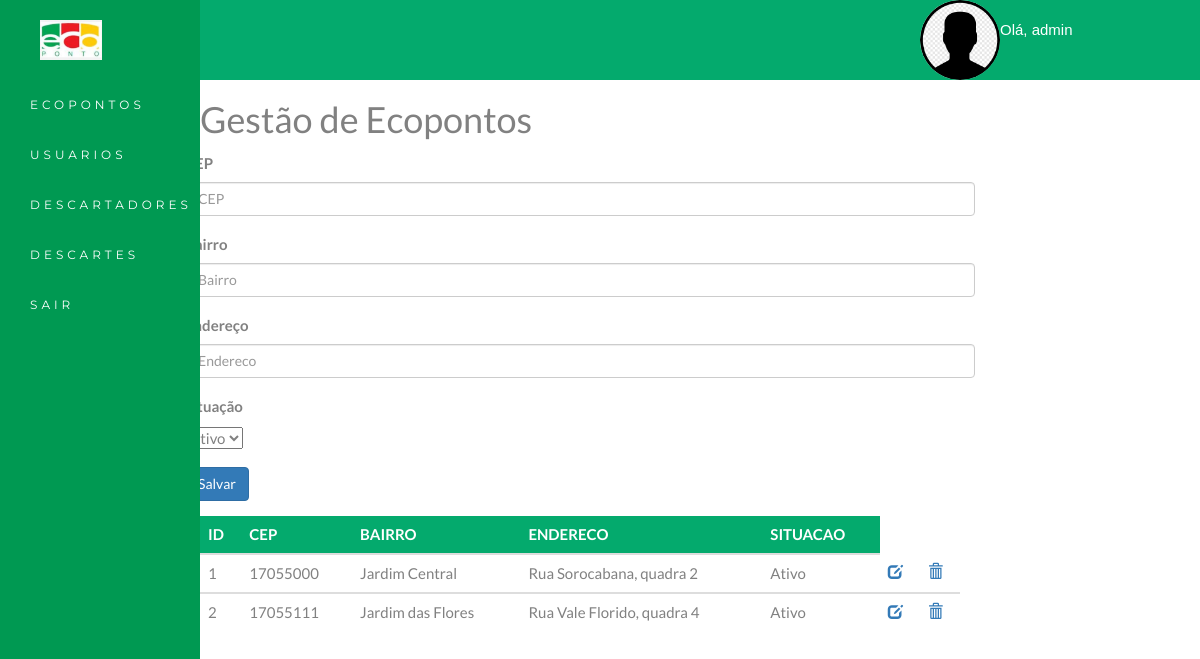
Screenshot of /ecopontos/ (signed in) with the database file from the repository.
### ecopontos/models.py (models this page shows)
class Ecopontos(models.Model):
    cep = models.CharField(default='-', max_length=20)
    bairro = models.CharField(default='-', max_length=20)
    endereco = models.CharField(default='-', max_length=30)
    situacao = models.CharField(default='-', max_length=10)

### ecopontos/views.py (the view)
# urls.py: path('', home, name="home-descartadores"),
@login_required
def home(request):
    user = request.user.username
    vecopontos = Ecopontos.objects.all()
    return render(request, "ecopontos.html", {"ecopontos": vecopontos, "username": user})

### ecopontos/templates/ecopontos.html (shortened to what this page needs)
<!DOCTYPE html>
{% load static %}
<html lang="en">
<head>
    <link rel="stylesheet" href="https://maxcdn.bootstrapcdn.com/bootstrap/3.4.1/css/bootstrap.min.css">
    <link rel="stylesheet" href="../../static/style.css">
</head>
<body id="myPage" data-spy="scroll" data-target=".navbar" data-offset="60">
<div id="header">
    <div id="Avatar_Container" class="thumb">
        <img src="{% static 'ecopontos/img/Avatar_Rosto.png' %}" id="Avatar_Rosto">
    </div>
    <div id="Nome_do_Usuario">
        <h1 id="ola">Olá, {{ username }}</h1>
    </div>
</div>
<nav class="navbar navbar-default navbar-fixed-top" id="conteudo-left">
    <div class="container" id="conteudo-left">
        <div class="navbar-header">
            <img class="navbar-brand" src="{% static 'ecopontos/img/Logo_EcoPonto.JPG' %}" id="Logo_EcoPonto">
        </div>
        <div class="collapse navbar-collapse" id="myNavbar">
            <ul class="nav navbar-nav navbar-left">
                <li><a href="{% url 'home-ecopontos' %}">ECOPONTOS</a></li>
                <li><a href="{% url 'home-usuarios' %}">USUARIOS</a></li>
                <li><a href="{% url 'home-descartadores' %}">DESCARTADORES</a></li>
                <li><a href="{% url 'home-descartes' %}">DESCARTES</a></li>
                <li><a href="{% url 'logout' %}">SAIR</a></li>
            </ul>
        </div>
    </div>
</nav>
<div id="container1">
    <div id="conteudo-right">
        <div class="Container_Ecopontos" style="margin: 20px">
            <h1>Gestão de Ecopontos</h1>
            <form action="{% url 'save-ecopontos' %}" method="POST">
                <div class="form-group row">
                    <label for="cep" class="col-2 col-form-label">CEP</label>
                    <div class="col-10">
                        <input id="cep" name="cep" placeholder="CEP" type="text" class="form-control">
                    </div>
                </div>
                <div class="form-group row">
                    <label for="bairro" class="col-2 col-form-label">Bairro</label>
                    <div class="col-10">
                        <input id="bairro" name="bairro" placeholder="Bairro" type="text" class="form-control">
                    </div>
                </div>
                <div class="form-group row">
                    <label for="endereco" class="col-2 col-form-label">Endereço</label>
                    <div class="col-10">
                        <input id="endereco" name="endereco" placeholder="Endereco" type="text" class="form-control">
                    </div>
                </div>
                <div class="form-group row">
                    <label for="situacao" class="col-2 col-form-label">Situação</label>
                    <div class="col-10">
                        <select id="situacao" name="situacao" class="custom-select" required="required">
                            <option value="Ativo">Ativo</option>
                        </select>
                    </div>
                </div>
                <div class="form-group row">
                    <div class="offset-2 col-10">
                        <button name="submit" type="submit" class="btn btn-primary">Salvar</button>
                    </div>
                </div>
            </form>
            <table id="tabela" class="table table-borderless">
                <thead>
                <tr>
                    <th>ID</th>
                    <th>CEP</th>
                    <th>BAIRRO</th>
                    <th>ENDERECO</th>
                    <th>SITUACAO</th>
                </tr>
                </thead>
                {% for ecoponto in ecopontos %}
                    <tbody>
                    <tr>
                        <td>{{ ecoponto.id }}</td>
                        <td> {{ ecoponto.cep }} </td>
                        <td>{{ ecoponto.bairro }}</td>
                        <td>{{ ecoponto.endereco }}</td>
                        <td> {{ ecoponto.situacao }} </td>
                        <td>
                            <a href="{% url 'editar-ecopontos' ecoponto.id %}" class="glyphicon glyphicon-edit"></a>
                        </td>
                        <td>
                            <a href="{% url 'delete-ecopontos' ecoponto.id %}"
                               class="glyphicon glyphicon-trash"></a>
                        </td>
                    </tr>
                    </tbody>
                {% endfor %}
            </table>
        </div>
    </div>
</div>
</body>
</html>

### static/style.css (style rules this page uses)
body, html, #site { height: 100%; }
#header { display: flex; width: 100%; height: 80px; float: right; color: #030303; font-family: "Open Sans Condesed", sans-serif; }
#Logo_EcoPonto { height: 70px; margin: 5px 10px; }
#Avatar_Container { height: 80px; width: 80px; right: 200px; position: absolute; border-radius: 40px; overflow: hidden; }
.thumb img { position: absolute; left: 50%; top: 50%; height: 100%; width: auto; transform: translate(-50%, -50%); }
#Nome_do_Usuario { width: 200px; height: 80px; position: absolute; right: 0; margin-right: 0px; }
#ola { text-align: left; color: white; font-size: 15px; margin: 0px 0px; margin-top: 22px; }
#conteudo-left { width: 200px; height: 1000px; float: left; background-color: #009952; }
#conteudo-right { width: 800px; height: 400px; float: left; background-color: white; }
label { display: block; }
#tabela { padding-top: 30px; }
#tabela td, th { border: 1px none #ddd; padding: 8px; }
th { padding-top: 12px; padding-bottom: 12px; text-align: left; background-color: #04AA6D; color: white; }
body { font: 400 15px Lato, sans-serif; line-height: 1.8; color: #818181; }
.navbar { margin-bottom: 0; background-color: rgba(255, 255, 255, 0.31); z-index: 9999; border: 0; font-size: 12px !important; line-height: 1.42857143 !important; letter-spacing: 4px; border-radius: 0; font-family: Montserrat, sans-serif; }
.navbar li a, .navbar .navbar-brand { color: #fff !important; }
#container1 { width: 70%; align-content: center; margin: 0 auto; }
#header { display: flex; width: 100%; height: 80px; float: right; color: #030303; background-color: #04AA6D; font-family: "Open Sans Condesed", sans-serif; }

### rows the page displays
Ecopontos: id "1", cep "17055000", bairro "Jardim Central", endereco "Rua Sorocabana, quadra 2", situacao "Ativo"
Ecopontos: id "2", cep "17055111", bairro "Jardim das Flores", endereco "Rua Vale Florido, quadra 4", situacao "Ativo"

### other values shown
{{ username }} "admin"
